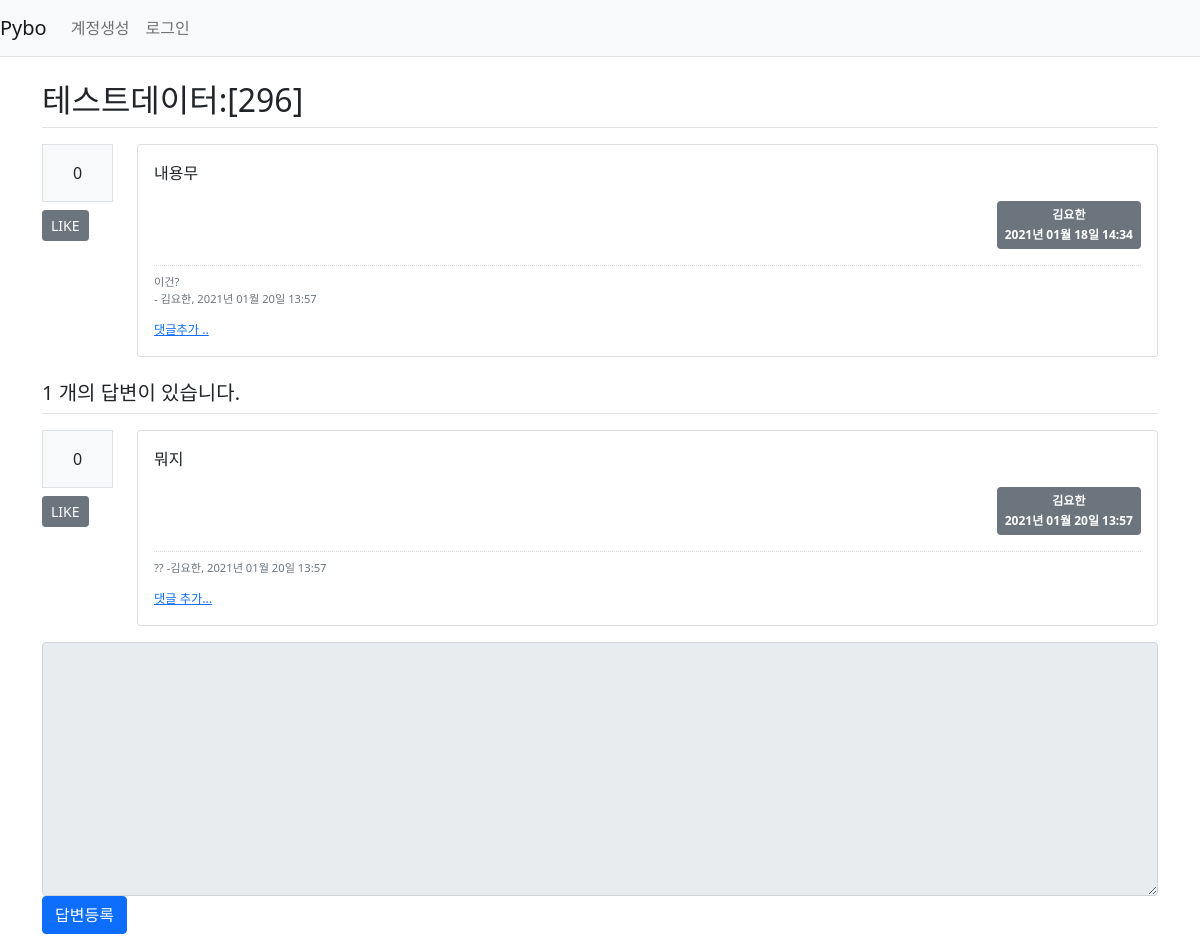
Page /question/detail/300/ on the earlier database version.
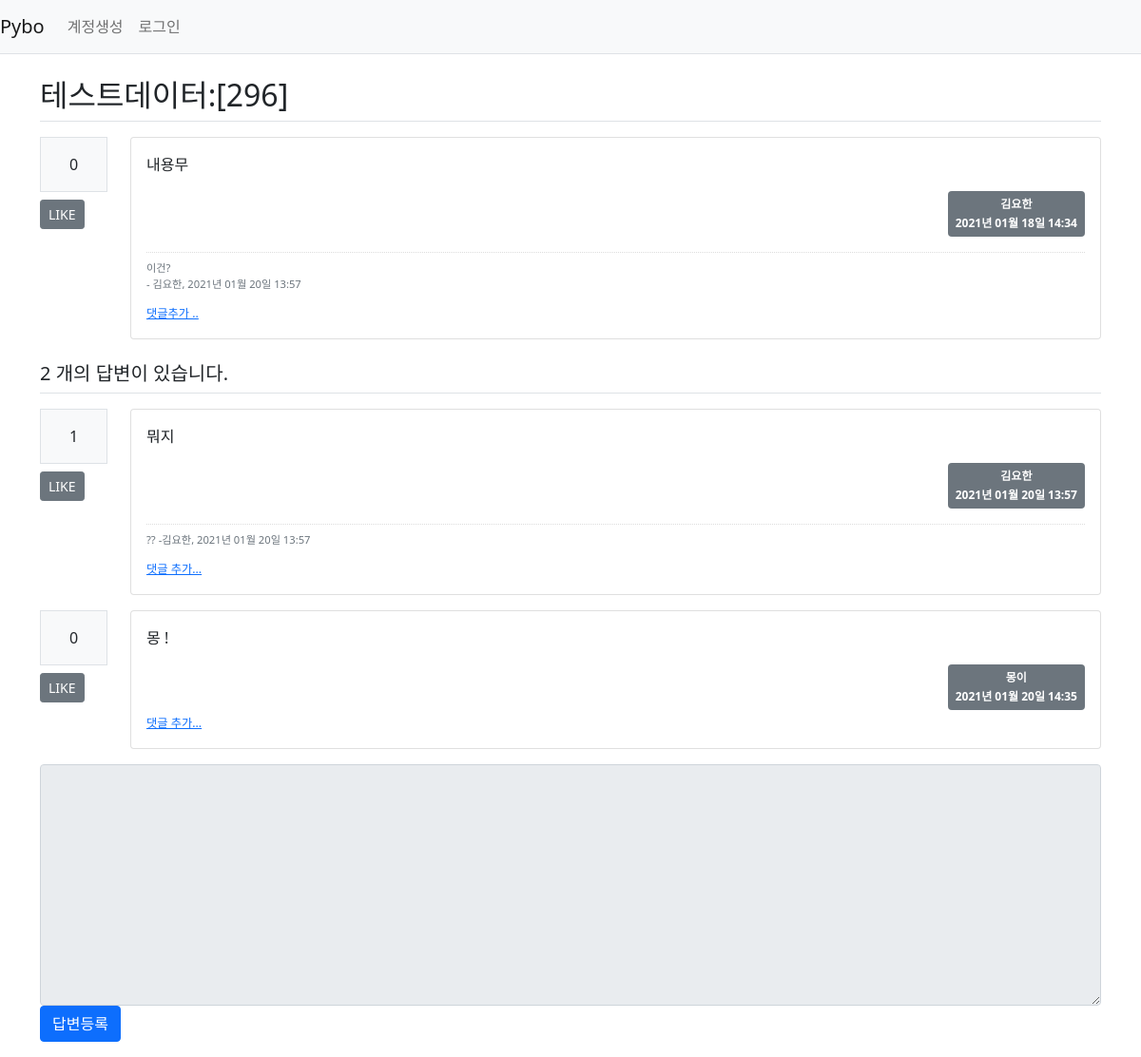
Same page on the later database version.
### pybo/models.py (models this page shows)
class Comment(db.Model):
    id = db.Column(db.Integer, primary_key=True)
    user_id = db.Column(db.Integer, db.ForeignKey(
        'user.id', ondelete='CASCADE'), nullable=False)
    user = db.relationship('User', backref=db.backref('comment_set'))
    content = db.Column(db.Text(), nullable=False)
    create_date = db.Column(db.DateTime(), nullable=False)
    modify_date = db.Column(db.DateTime())
    question_id = db.Column(db.Integer, db.ForeignKey(
        'question.id', ondelete='CASCADE'), nullable=True)
    question = db.relationship('Question', backref=db.backref('comment_set'))
    answer_id = db.Column(db.Integer, db.ForeignKey(
        'answer.id', ondelete='CASCADE'), nullable=True)
    answer = db.relationship('Answer', backref=db.backref('comment_set'))

class User(db.Model):
    id = db.Column(db.Integer, primary_key=True)
    username = db.Column(db.String(150), unique=True, nullable=False)
    password = db.Column(db.String(200), nullable=False)
    email = db.Column(db.String(120), unique=True, nullable=False)

class Answer(db.Model):
    id = db.Column(db.Integer, primary_key=True )
    question_id = db.Column(db.Integer, db.ForeignKey('question.id', ondelete='CASCADE'))
    question = db.relationship('Question', backref=db.backref('answer_set', ))
    content = db.Column(db.Text(), nullable=False)
    create_date = db.Column(db.DateTime(), nullable=False)
    user_id = db.Column(db.Integer, db.ForeignKey(
        'user.id', ondelete='CASCADE'), nullable=False)
    user = db.relationship('User', backref=db.backref('answer_set'))
    modify_date = db.Column(db.DateTime(), nullable=True)
    voter = db.relationship('User', secondary=answer_voter, backref=db.backref('answer_voter_set'))

### pybo/views/question_views.py (the view)
@bp.route('/detail/<int:question_id>/')
def detail(question_id):
    form = AnswerForm()
    question = Question.query.get_or_404(question_id)
    return render_template('questions/question_detail.html', question=question, form=form)

### pybo/forms.py
class AnswerForm(FlaskForm):
    content = TextAreaField('내용', validators=[DataRequired(' 내용은 필수 입력 항목입니다. ')])

### pybo/filter.py (called while the page is built)
def format_datetime(value, fmt='%Y년 %m월 %d일 %H:%M'):
    return value.strftime(fmt)

### pybo/views/auth_views.py (called while the page is built)
@bp.before_app_request
def load_logged_in_user():
    user_id = session.get('user_id')
    if user_id is None:
        g.user = None
    else:
        g.user = User.query.get(user_id)

### pybo/templates/questions/question_detail.html (shortened to what the changed rows need)
{% extends 'base.html' %}
{% block content %}
<div class="container my-3">
    <h2 class="border-bottom py-2">{{ question.subject }}</h2>
    <div class="row my-3">
        <div class="col-1">
        </div>
        <div class="col-11">
            <div class="card">
                <div class="card-body">
                        {% if question.comment_set|length > 0 %}
                        <div class="mt-3">
                            {% for comment in question.comment_set %}
                                <div class="comment py-2 text-muted">
                                    <span style="white-space: pre-line;">{{ comment.content }}</span>
                                    <span>
                                        - {{ comment.user.username }}, {{ comment.create_date|datetime }}
                                    </span>
                                </div>
                                {% endfor %}
                                </div>
                                {% endif %}
                    </div>
                </div>
            </div>
        </div>
        <h5 class="border-bottom my-3 py-2">{{ question.answer_set|length }} 개의 답변이 있습니다.</h5>
        {% for answer in question.answer_set %}
        <div class="row my-3">
            <div class="col-1">
                <div class="bg-light text-center p-3 border font-weight-bolder mb-1">
                    {{ answer.voter|length }}
                </div>
                <a href="#" data-uri="{{ url_for('vote.answer', answer_id=answer.id) }}"
                class="recommend btn btn-sm btn-secondary btn-block my-1">LIKE</a>
            </div>
            <div class="col-11">
                <div class="card">
                    <div class="card-body">
                        <div class="card-text">{{ answer.content|markdown }}</div>
                            <div class="d-flex justify-content-end">
                                <span class="badge bg-secondary p-2 text-left">
                                    <div class="mb-2">{{ answer.user.username }}</div>
                                    <div>{{ answer.create_date|datetime }}</div>
                                </span>
                            </div>
                    {% if answer.comment_set|length > 0 %}
                    <div class="mt-3">
                        {% for comment in answer.comment_set %}
                            <div class="comment py-2 text-muted">
                                <span style="white-space:pre-line;">{{ comment.content }}</span>
                                <span>
                                    -{{ comment.user.username}}, {{ comment.create_date|datetime }}
                                </span>
                            </div>
                        {% endfor %}
                    </div>
                    {% endif %}
                    <div>
                        <a href="{{ url_for('comment.create_answer', answer_id=answer.id)}}"
                        class="small"><small>댓글 추가...</small></a>
                    </div>
                    </div>
                </div>
            </div>
        </div>
    {% endfor %}
    <form action="{{ url_for('answer.create', question_id=question.id) }}" method="post" class="my-3">
        <div class="form-group">
        </div>
        <input type="submit" value="답변등록" class="btn btn-primary">
    </form>
</div>
{% endblock %}

Differences in the rows shown:
computed for Answer "뭐지": voter|length "0" → "1"
added Answer: voter|length "0", content "몽 !", user.username "몽이", create_date "2021년 01월 20일 14:35"
Other differences:
{{ question.answer_set|length }}: "1" → "2"
